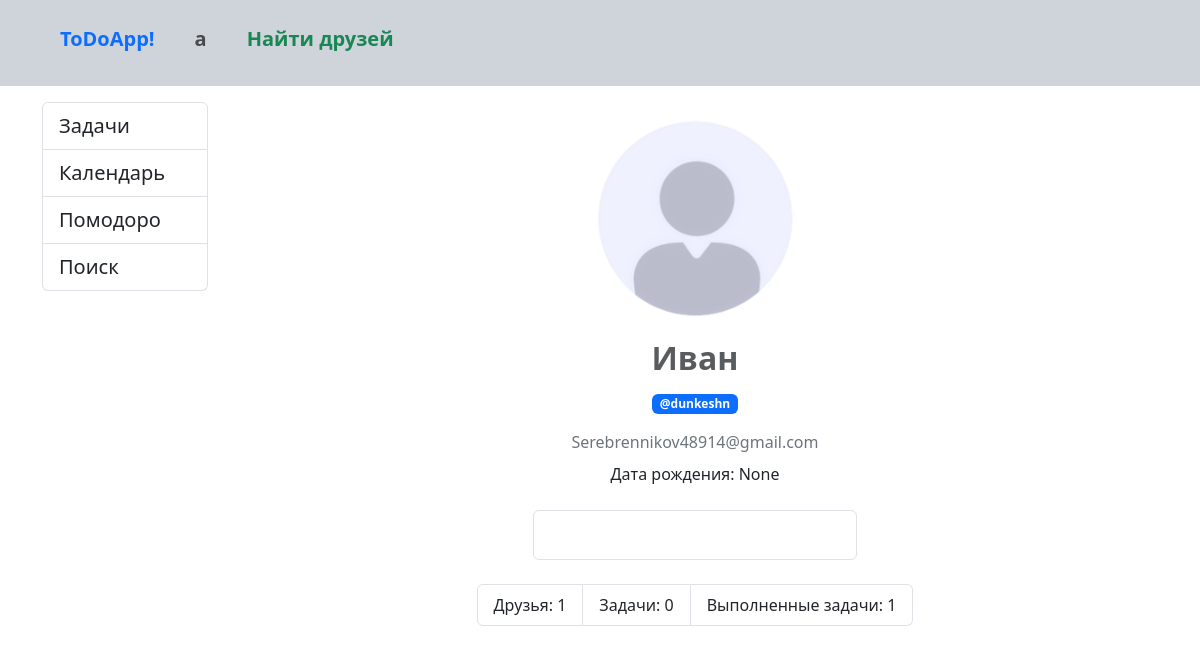
The app's page /profile/1 (signed in) with its own data.
### core/models.py (models this page shows, shortened)
class Users(AbstractUser):
    first_name = models.CharField(max_length=100,
                                  verbose_name='Имя')
    last_name = models.CharField(max_length=100,
                                 blank=True,
                                 verbose_name='Фамилия')
    username = models.CharField(max_length=100,
                                unique=True,
                                verbose_name='Никнейм')
    email = models.CharField(max_length=100,
                             unique=True,
                             verbose_name='Почта')
    about = models.TextField(blank=True,
                             verbose_name='О себе')
    date_of_birth = models.DateField(null=True,
                                     blank=True,
                                     verbose_name='Дата рождения')
    picture = models.ImageField(upload_to='pictures',
                                null=True,
                                blank=True,
                                default='pictures/default.jpg',
                                verbose_name='Фото')
    friends = models.ManyToManyField('self',
                                     blank=True,
                                     verbose_name='Друзья',
                                     symmetrical=False)
    password = models.CharField(max_length=100,
                                verbose_name='Пароль')
    class Meta:
        verbose_name = 'Пользователь'
        verbose_name_plural = 'Пользователи'
        ordering = ['email']

### core/views.py (the view)
# urls.py: path('profile/<int:user_id>', Profile.as_view(), name='profile'),
class Profile(LoginRequiredMixin, TemplateView):
    template_name = 'core/profile.html'
    model = models.Users
    context_object_name = 'profile'
    def get_context_data(self, *, object_list=None, **kwargs):
        context = super().get_context_data()
        user_id = self.kwargs.get('user_id')
        user = models.Users.objects.get(
            id=user_id)
        context['authuser'] = self.request.user
        context['user'] = user
        context['tasksnotdone'] = models.Tasks.objects.filter(owners=user, completed=False)
        context['tasksdone'] = models.Tasks.objects.filter(owners=user, completed=True)
        return context

### core/templates/core/profile.html (shortened to what this page needs)
{% extends "base.html" %}
{% load django_bootstrap5 %}
{% block sidebar %}
<div class="col-md-2">
    <div class="list-group">
        <a type="button" href="{% url 'tasks' %}" class="list-group-item list-group-item-action fs-5">Задачи</a>
        <a type="button" href="{% url 'calendar' %}" class="list-group-item list-group-item-action fs-5">Календарь</a>
        <a type="button" href="{% url 'pomodoro' %}" class="list-group-item list-group-item-action fs-5">Помодоро</a>
        <a type="button" href="{% url 'search' %}" class="list-group-item list-group-item-action fs-5">Поиск</a>
    </div>
</div>
{% endblock %}
{% block content %}
<div class="col-md-10">
    <div class="justify-content-center mt-3 text-center">
        <div class="user_picture">
            <img src="{{ user.picture.url }}"
                 class="rounded mx-auto d-block img-fluid"
                 style="height: 200px; width: 200px; object-fit: cover;
"
                 alt="You">
        </div>
        <div class="user_name mt-4 fs-2 fw-bold text-muted lh-1">
            <p>
                {{ user.first_name }}
            </p>
        </div>
        <div class="username text-dark badge bg-primary text-wrap text-white">
            @{{ user.username }}
        </div>
        <div class="user_email text-secondary mt-3">
            {{ user.email }}
        </div>
        <div class="user_birth mt-2">
            Дата рождения: {{ user.date_of_birth }}
        </div>
        <div class="user_about d-flex justify-content-center mt-4">
            <input class="form-control" type="text" style="width: 35%; height: 50px;" value="{{ user.about }}"
                   aria-label="readonly input example"
                   readonly>
        </div>
        <div class="user_stats d-flex justify-content-center mt-4">
            <ul class="list-group list-group-horizontal">
                <a href="{% url 'user_friends' user.id %}" class="list-group-item">Друзья: {{ user.friends.all.count }}</a>
                <a href="{% url 'tasks' %}" class="list-group-item">Задачи: {{ tasksnotdone.count }}</a>
                <a href="{% url 'tasks' %}" class="list-group-item">Выполненные задачи: {{ tasksdone.count }}</a>
            </ul>
        </div>
    </div>
</div>
{% endblock %}

### templates/inc/_navbar.html (shortened to what this page needs)
<nav class="pt-3 pb-4 navbar navbar-expand-lg bg-dark-subtle">
    <div class="container-fluid ms-5">
        <a class="navbar-brand text-primary fw-bolder" href="{% url 'home' %}">ToDoApp!</a>
        <div class="collapse navbar-collapse ms-3 fs-5 text-dark" id="navbarSupportedContent">
            <ul class="navbar-nav me-auto mb-2 mb-lg-0">
                <li class="nav-item dropdown">
                    <a class="nav-link fw-bolder" href="#" role="button" data-bs-toggle="dropdown"
                       aria-expanded="false">
                        {{ authuser.username }}
                    </a>
                </li>
                <a class="nav-link ms-4 fw-bolder text-success" href="{% url 'find_friends' %}">Найти друзей</a>
            </ul>
        </div>
    </div>
</nav>

### records on screen
Users: username "a"
Users: picture (placeholder picture), first_name "Иван", username "dunkeshn", email "Serebrennikov48914@gmail.com", date_of_birth "None", friends.all.count "1"

### other values on screen
{{ tasksnotdone.count }} "0"
{{ tasksdone.count }} "1"
